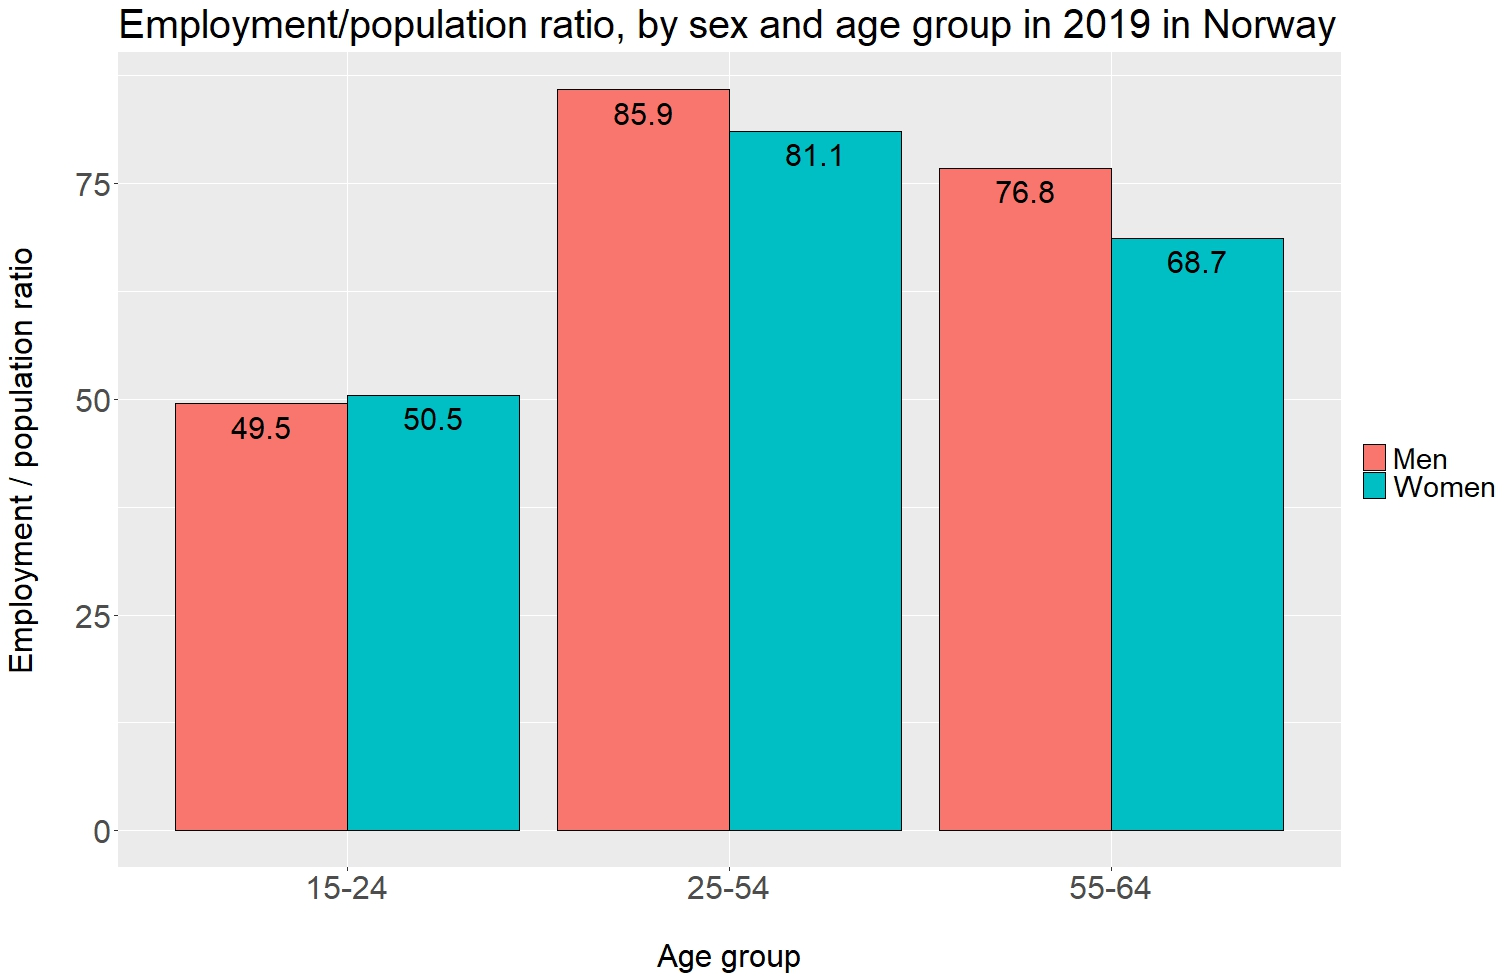

This chart was generated by the following R code:
library(ggplot2)

# Carregamento dos dados
dados <- read.csv("https://web.tecnico.ulisboa.pt/~paulo.soares/pe/projeto/GENDER_EMP_19032023152556091.txt",
                  sep = "\t", header = TRUE)

# Eliminação dos dados não referentes à variável relevante
dados <- subset(dados, dados$IND == "EMP2")

# Filtragem por sexo, grupos etários, ano e país
dados <- subset(dados, dados$SEX == "MEN" | dados$SEX == "WOMEN")
dados <- subset(dados, dados$AGE == "1524" | dados$AGE == "2554" | dados$AGE == "5564")
dados <- subset(dados, dados$TIME == 2019)
dados <- subset(dados, dados$COU == "NOR")

dev.new()
par(mar = c(5, 7, 4, 2), cex.axis = 1)
ggplot(dados, aes(x = Age.Group, y = Value, fill = factor(Sex))) +
  ggtitle("Employment/population ratio, by sex and age group in 2019 in Norway") +
  xlab("\nAge group") +
  ylab("Employment / population ratio\n") +
  labs(fill = "") +
  geom_col(position = "dodge", colour = "black") +
  geom_text(
    aes(label = Value), vjust = 1.5,
    colour = "black", size = 8,
    position = position_dodge(.9)
  ) +
  theme(  plot.title = element_text(size = 30),
          axis.title.x = element_text(size = 24), axis.title.y = element_text(size = 24),
          legend.text = element_text(size = 22), legend.key = element_blank(),
          axis.text.x = element_text(size = 24), axis.text.y = element_text(size = 24))
